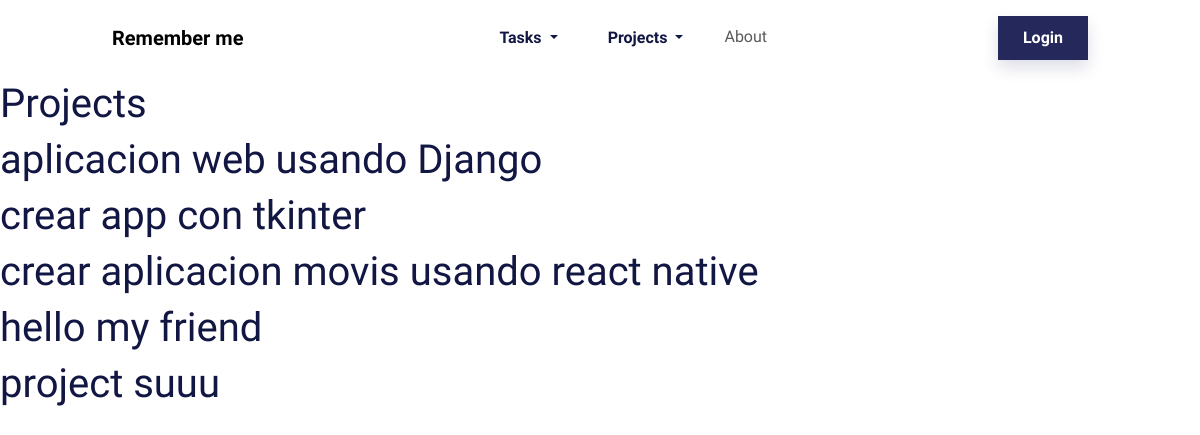
Page /home/projects/ on the earlier database version.
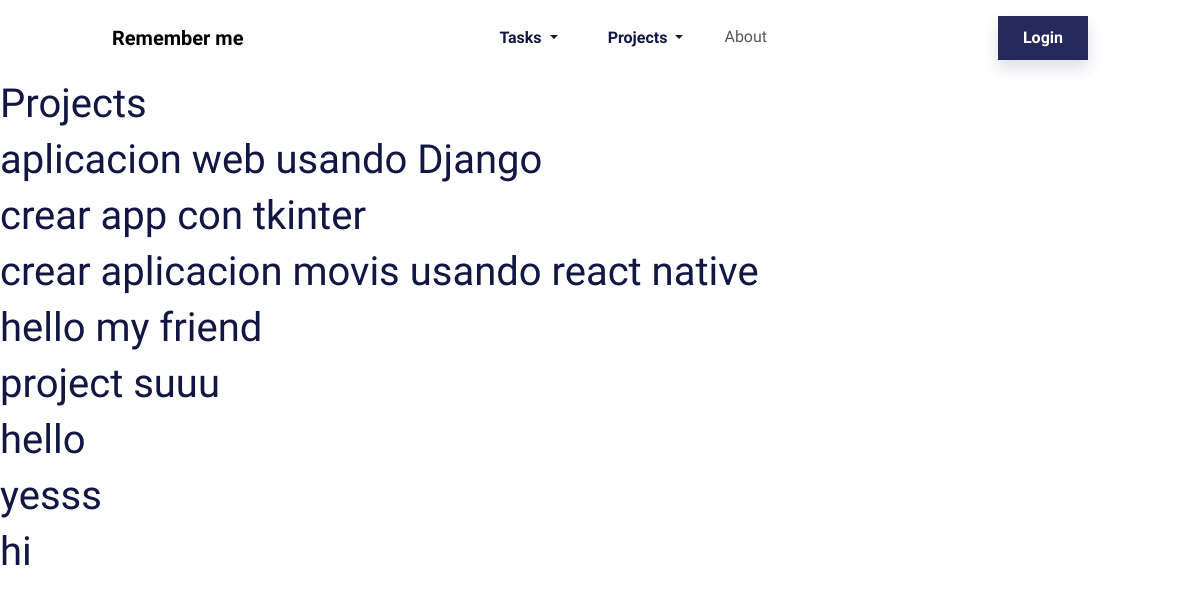
Same page on the later database version.
### myapp/models.py (models this page shows, shortened)
class Project(models.Model):
    name = models.CharField(max_length=200)

### myapp/views.py (the view)
# urls.py: path('projects/', views.projects, name='projects'),
def projects(request):
    projects = Project.objects.all()
    return render(request, 'projects/projects.html', {
        'projects': projects
    })

### myapp/templates/projects/projects.html
    {% extends 'layouts/navbar.html' %}
    {% block content %}
        <div class="pt-10">
        <h1>Projects</h1>
        {% for project in projects %}
            <div>
                <h1>{{ project.name }}</h1>
            </div>
        {% endfor %}
        </div>
    {% endblock %}

Differences in the rows shown:
added Project: name "hello"
added Project: name "yesss"
added Project: name "hi"
